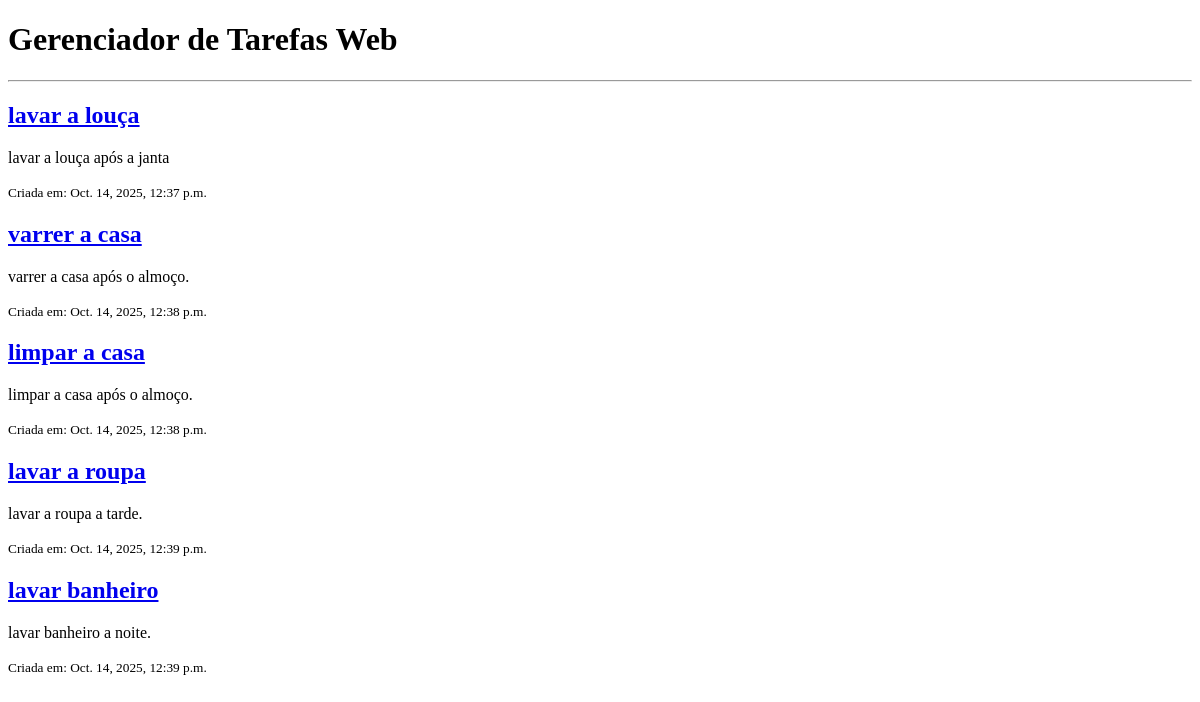
The page /tarefas/ on the database as committed earlier.
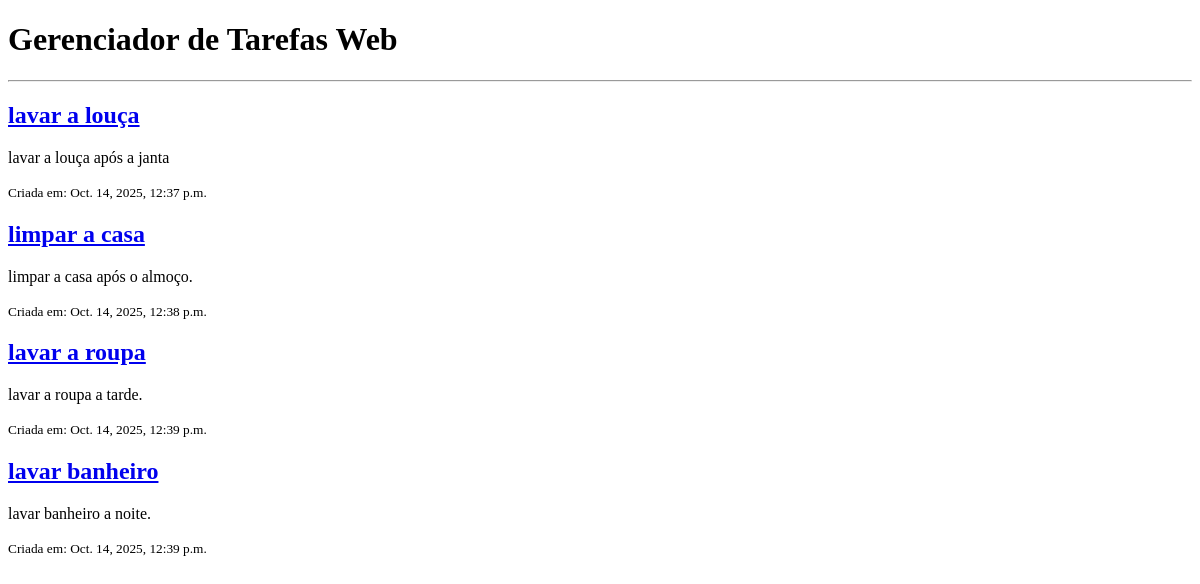
The same page on the database as committed later.
### tarefas/models.py (models this page shows, shortened)
class Tarefa(models.Model):
    titulo = models.CharField(max_length=200)
    descricao = models.TextField(blank=True)
    concluida = models.BooleanField(default=False)
    data_criacao = models.DateTimeField(auto_now_add=True)

### tarefas/views.py (the view)
# urls.py: path('', views.listar_tarefas, name= 'lista_tarefas'),
def listar_tarefas(request):
    tarefas_salvas = Tarefa.objects.all()
    contexto = {
               "minhas_tarefas": tarefas_salvas
               }
    return render (request, 'tarefas/lista.html', contexto)

### tarefas/templates/tarefas/lista.html (shortened to what this page needs)
<!DOCTYPE html>
<html lang="pt-br">
<head>
</head>
<body>
    <h1>Gerenciador de Tarefas Web</h1>
    <hr>
    {% for tarefa in minhas_tarefas %}
        <div class="tarefa {% if tarefa.concluida %}concluida{% endif %}">
            <h2><a href="{% url 'detalhe_tarefa' tarefa.id %}">{{ tarefa.titulo }}</a></h2>
            <p>{{ tarefa.descricao }}</p>
            <small>Criada em: {{ tarefa.data_criacao }}</small>
        </div>
    {% empty %}
        <p>Nenhuma tarefa cadastrada ainda. Adicione algumas no <a href="/admin/">Admin</a>!</p>
    {% endfor %}
</body>
</html>

Rows that differ between the two databases and show on the page:
removed Tarefa: titulo "varrer a casa", descricao "varrer a casa após o almoço.", data_criacao "Oct. 14, 2025, 12:38 p.m."
